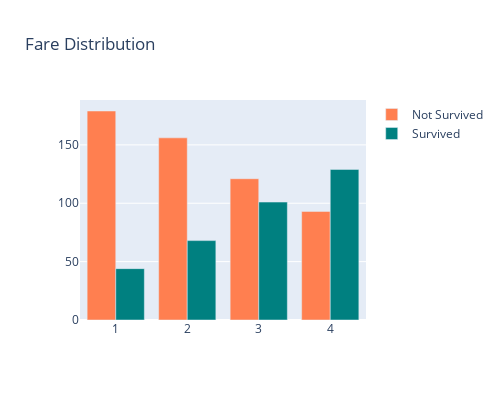

Notebook source saved alongside this figure:
### Code cell
df_m = train_df[train_df['Survived'] == 0]
df_f = train_df[train_df['Survived'] == 1]
df_m = df_m['Fare'].value_counts()
df_f = df_f['Fare'].value_counts()

trace1 = go.Bar(x = df_m.index[::-1], y = df_m.values[::-1], name = 'Not Survived', marker = dict(color = 'coral'))
trace2 = go.Bar(x = df_f.index[::-1], y = df_f.values[::-1], name = 'Survived', marker = dict(color = 'teal'))
data = [trace1, trace2]
layout = go.Layout(height = 400, width = 500, title='Fare Distribution')
fig = go.Figure(data = data, layout= layout)
py.iplot(fig)

### Figure 1 — Plotly figure (JSON) as saved in the notebook; plotly's stock layout.template omitted (floating-point values rounded to 4 significant figures)
{"data": [{"marker": {"color": "coral"}, "name": "Not Survived", "type": "bar", "x": [4, 3, 2, 1], "y": [93, 121, 156, 179]}, {"marker": {"color": "teal"}, "name": "Survived", "type": "bar", "x": [1, 2, 3, 4], "y": [44, 68, 101, 129]}], "layout": {"height": 400, "title": {"text": "Fare Distribution"}, "width": 500}}
